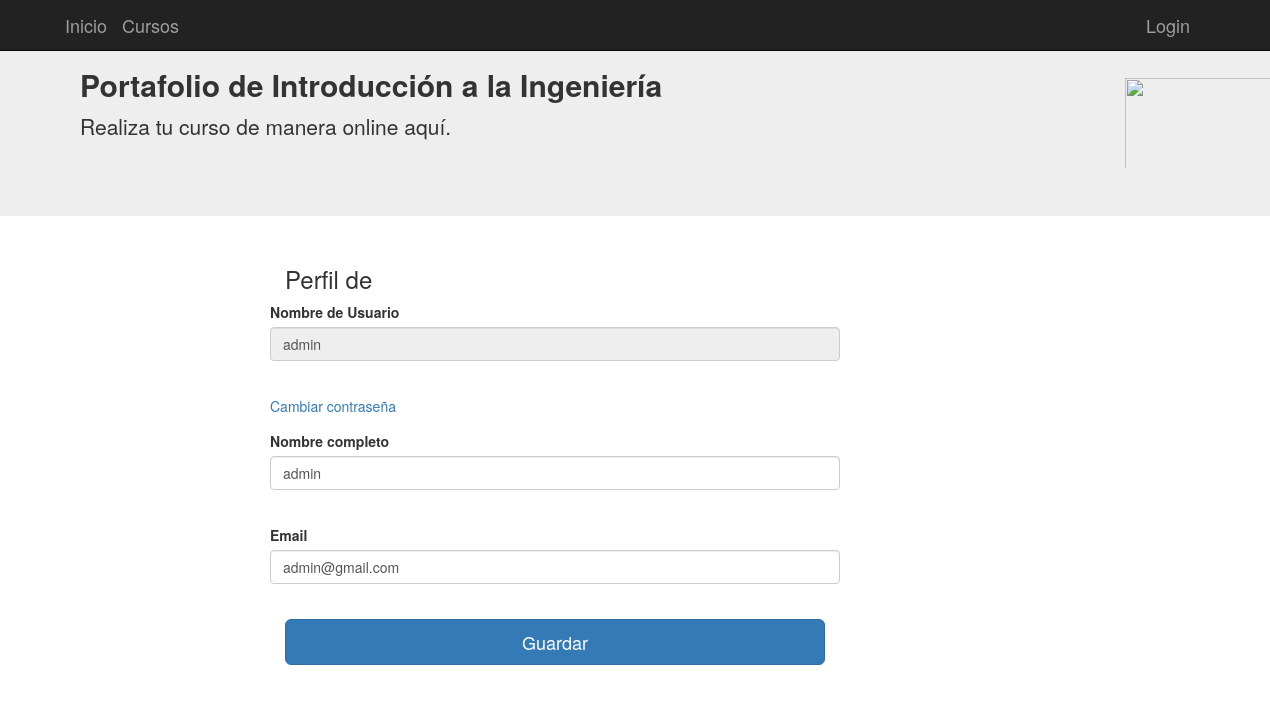
/perfil/admin, run on the app's committed database.
### tables this page shows
CREATE TABLE alumnos (
	id INTEGER NOT NULL, 
	username VARCHAR(100) NOT NULL, 
	password_hash VARCHAR(128) NOT NULL, 
	nombre VARCHAR(200) NOT NULL, 
	email VARCHAR(200) NOT NULL, 
	"Cursoid" INTEGER NOT NULL, 
	admin BOOLEAN, 
	PRIMARY KEY (id), 
	FOREIGN KEY("Cursoid") REFERENCES cursos (id), 
	CHECK (admin IN (0, 1))
);

### aplicacion/app.py (the view)
@app.route('/perfil/<username>', methods=["get", "post"])
def perfil(username):
    from aplicacion.models import Alumnos
    user = Alumnos.query.filter_by(username=username).first()
    if user is None:
        abort(404)
    form = formAlumnoED(request.form, obj=user)
    del form.password
    if form.validate_on_submit():
        form.populate_obj(user)
        db.session.commit()
        return redirect(url_for("inicio"))
    return render_template("usuarios_new.html", form=form, perfil=True)

### aplicacion/forms.py
class formAlumnoED(FlaskForm):
    username = StringField('Nombre de Usuario', validators=[Required()])
    password = PasswordField('Contraseña', validators=[Required()])
    nombre = StringField('Nombre completo')
    email = EmailField('Email')
    submit = SubmitField('Guardar')

### aplicacion/models.py (called while the page is built)
    @property
    def password(self):
        raise AttributeError('password is not a readable attribute')

### aplicacion/templates/usuarios_new.html (shortened to what this page needs)
{% extends "base.html" %}
{% block contenido %}
<div class="container">
  <div class="col-md-2"></div>
  <div class="col-md-6">
    {% if not perfil %}
      <h3>Registro de Alumno</h3>
    {% else %}
      <h3>Perfil de {{session["username"]}}</h3>
    {% endif %}
      <form class="form-horizontal"  method="post">
        <div class="form-group">
        {% if not perfil %}
          {{form.username.label() }}{{form.username(size="100",class="form-control")}}<br/>
        {% else %}
          {{form.username.label() }}{{form.username(readonly="readonly",size="100",class="form-control")}}<br/>
        {% endif %}
        </div>
        <div class="form-group">
        {% if not perfil %}
          {{form.password.label() }}{{form.password(size="100",class="form-control")}}<br/>
        {% else %}
          <a href="/changepassword/{{session["username"]}}">Cambiar contraseña</a><br/>
        {% endif %}
        </div>
        <div class="form-group">
          {{form.nombre.label() }}{{form.nombre(size="100",class="form-control")}}<br/>
        </div>
        <div class="form-group">
          {{form.email.label() }}{{form.email(size="100",class="form-control")}}<br/>
        </div>
          {{form.submit(class="btn btn-lg btn-primary btn-block")}}
    </form>
    <br/>
  </div>
</div>
{% endblock %}

### data on the page
alumnos: username "admin", nombre "admin", email "admin@gmail.com"
